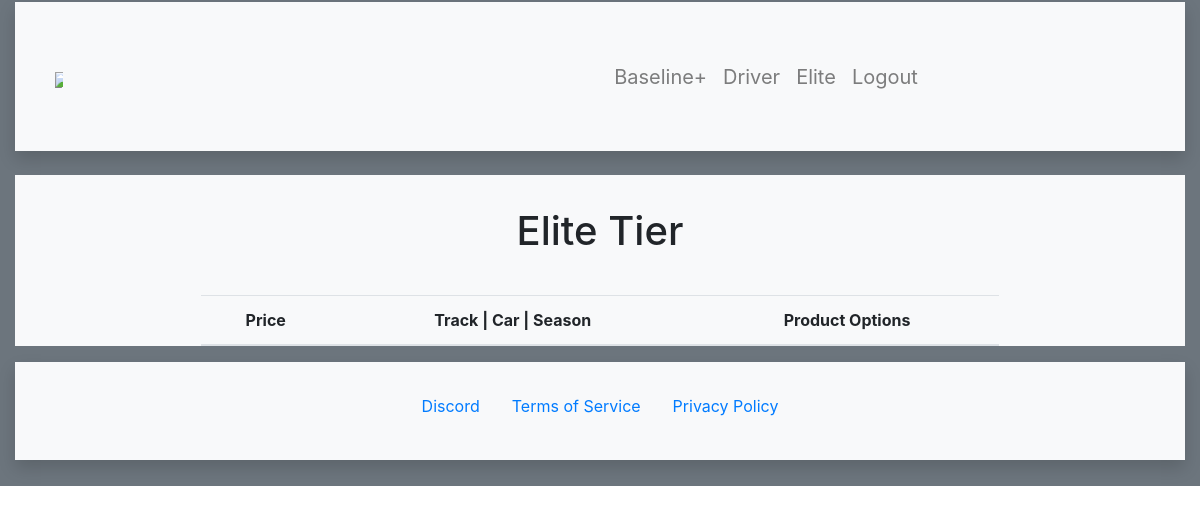
/elite (signed in), run on an earlier commit of the app's database.
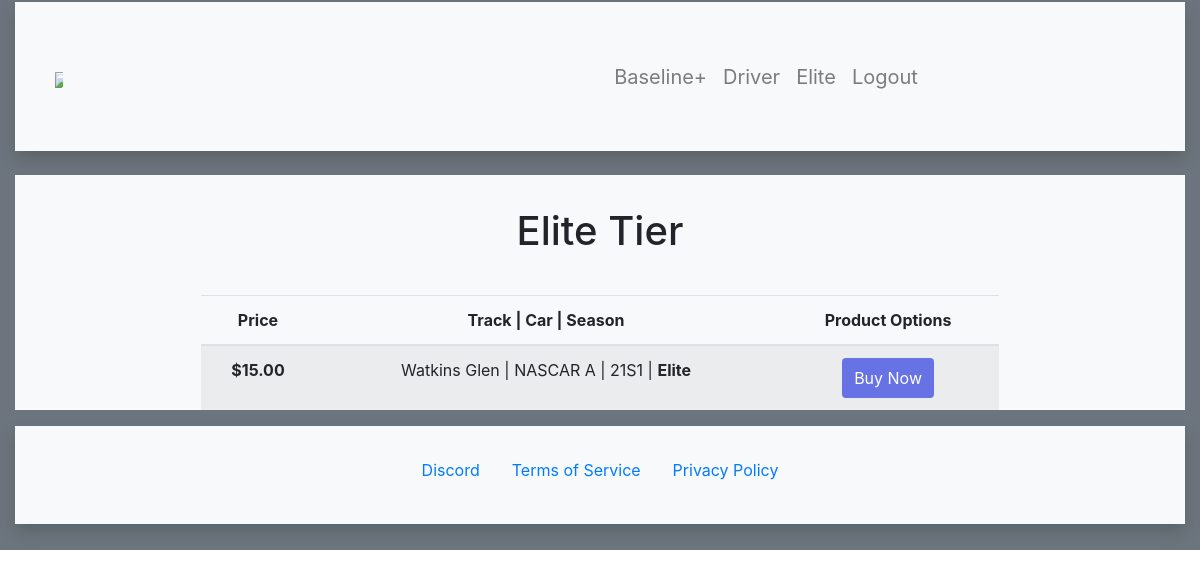
And on a later commit of the database.
### login/models.py (models this page shows, shortened)
class Product(models.Model):
    name= models.CharField(max_length=100)
    category= models.CharField(max_length=15)
    price=models.DecimalField(max_digits=7, decimal_places=2, default=0.00)
    created_at = models.DateTimeField(auto_now_add=True)
    updated_at = models.DateTimeField(auto_now=True)

### login/views.py (the view)
# urls.py: path('elite', views.elite_products),
def elite_products(request):
    if 'user_id' not in request.session:
        return redirect('/')
    eliteproducts = Product.objects.filter(category='Elite')
    context = {
        'eliteproducts': eliteproducts
    }
    return render(request, 'elite.html', context)

### login/templates/elite.html (shortened to what this page needs)
<!DOCTYPE html>
<html lang="en">
<head>
  <link rel="stylesheet" href="https://maxcdn.bootstrapcdn.com/bootstrap/4.5.2/css/bootstrap.min.css">
</head>
<body>
<div class="container-fluid bg-secondary" style="padding-top: 2px; padding-bottom: 2px;">
    <div class="shadow p-4 mb-4 bg-light">
        <nav class="navbar navbar-expand-xl navbar-light bg-light">
            <a class="navbar-brand" style="font-size: 50px;" href="/home"><img class="img-fluid" src="https://i.postimg.cc/TwLpSfCf/majorsgaragev4.png" style="height: auto; max-width: 50%;"></a>
            <div class="mx-auto">
                <div class="collapse navbar-collapse" id="navbarSupportedContent">
                <ul class="navbar-nav mr-auto" style="font-size: 20px;">
                    <li class="nav-item dropdown" style="margin-left: 300px;">
                        <a class="nav-link" href="/baseline">Baseline+</a>
                    </li>
                    <li class="nav-item dropdown">
                        <a class="nav-link" href="/driver">Driver</a>
                    </li>
                    <li class="nav-item dropdown">
                        <a class="nav-link" href="/elite">Elite</a>
                    </li>
                    <li class="nav-item dropdown">
                        <a class="nav-link" href="/logout">Logout</a>
                    </li>
                </ul>
                </div>
            </div>
        </nav>
    </div>
    <div class="container-fluid bg-light" style="height: 100%;">
        <table class="table table-striped" style="text-align: center; width: 70%; margin-left: 15%;">
            <h2 style="font-size: 40px; text-align: center; padding: 2rem;">Elite Tier</h2>
              <thead>
                <tr>
                  <th scope="col">Price</th>
                  <th scope="col">Track | Car | Season</th>
                  <th scope="col">Product Options</th>
                </tr>
              </thead>
              <tbody>
                  {% for product in eliteproducts %}
                <tr>
                  <th scope="row">${{product.price}}</th>
                  <td>{{product.name}} | <b>{{product.category}}</b></td>
                  <td>
                  <button
                      style="background-color:#6772E5;color:#FFF;padding:8px 12px;border:0;border-radius:4px;font-size:1em"
                      id="checkout-button-price_1HlsC0IOxJKMqXnbQW0ijFQ4"
                      role="link"
                      type="button">
                      Buy Now
                  </button>
                  </td>
                </tr>
                {% endfor %}
              </tbody>
          </table>
    </div>
    <div class="shadow p-4 mb-4 bg-light" style="margin-top: 5px; margin-bottom: 5px;">
        <div class="container-fluid bg-light" style="height: 50px;">
                <ul class="nav" style="justify-content: center;">
                    <li class="nav-item">
                    <a class="nav-link" href="/coming-soon">Discord</a>
                    </li>
                    <li class="nav-item">
                    <a class="nav-link" href="/coming-soon">Terms of Service</a>
                    </li>
                    <li class="nav-item">
                    <a class="nav-link" href="/coming-soon">Privacy Policy</a>
                    </li>
                </ul>
        </div>
    </div>
</div>
</body>
</html>

What changed in the data, as far as the page shows it:
added Product: price "15.00", name "Watkins Glen | NASCAR A | 21S1", category "Elite"
